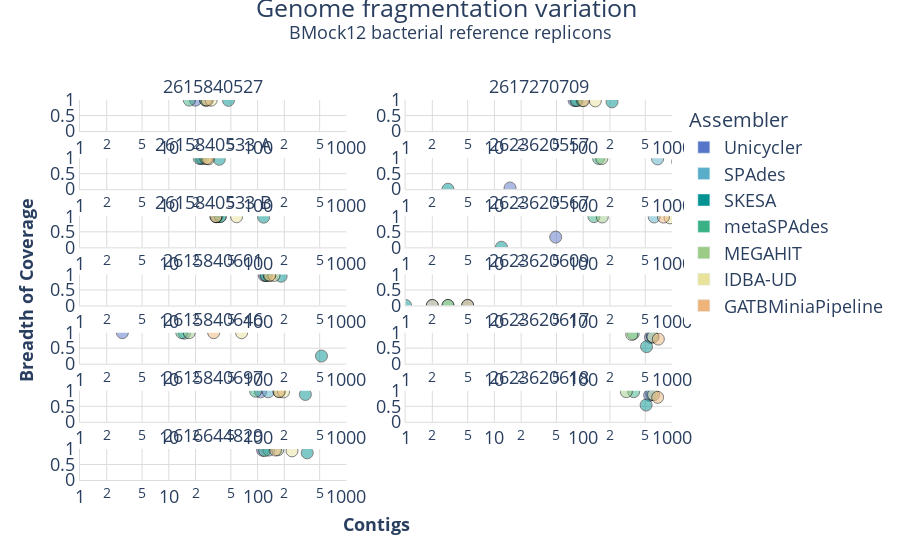

Notebook cell for this chart:
### Code cell
fig=make_subplots(rows=7, cols=2, subplot_titles=PLOT_SUBTITLES,
                 shared_yaxes=True, shared_xaxes=True, x_title="<b>Contigs", y_title="<b>Breadth of Coverage")
row=1
col=1


for reference in sorted(df['Reference'].unique()):
    print('--' + reference)
    i=0
    print(row, col)
    for assembler in sorted(df['Assembler'].unique(), key=lambda v: v.upper(), reverse=True):
        print('---' + assembler)
        showlegend=True if col==1 and row==1 else False
        
        contigs = list(df['Contigs'][(df['Assembler'] == assembler) & (df['Reference'] == reference)])
        boc = list(df['Breadth of Coverage'][(df['Assembler'] == assembler) & (df['Reference'] == reference)])
        if contigs: #list not empty
            for x, y in zip(contigs, boc):
                print(x, y)
                fig.add_trace(go.Scatter(x=[x],
                                         y=[y],
                                         name=assembler, marker=dict(color=COLOURS[i], size=12,opacity=0.5,
                                                                     line=dict(color='black',width=1)), 
                                         showlegend=False, opacity=1),
                              col=col, row=row)
        i+=1
    if row == 7:
        row = 1
        col += 1
    else:
        row += 1

fig.update_layout(plot_bgcolor='rgb(255,255,255)')
fig.update_layout(title=dict(text='Genome fragmentation variation <br><sup>BMock12 bacterial reference replicons</sup><br>',
                             x=0.5,
                             y=0.97,
                             xanchor='center',
                             yanchor='top'),
                 font=dict(size=18))
fig.update_xaxes(showline=True, linewidth=1, linecolor='#DCDCDC', gridcolor='#DCDCDC', rangemode='tozero', type='log', range=[0,3])
fig.update_yaxes(showline=True, linewidth=1, linecolor='#DCDCDC', gridcolor='#DCDCDC', range=[0, 1])

for i in fig['layout']['annotations']:
    i['font']['size'] = 18

fig.update_layout(xaxis_showticklabels=True, xaxis2_showticklabels=True, xaxis3_showticklabels=True, xaxis4_showticklabels=True, xaxis5_showticklabels=True,  xaxis6_showticklabels=True,  xaxis7_showticklabels=True,  xaxis8_showticklabels=True,
                  xaxis9_showticklabels=True, xaxis10_showticklabels=True, xaxis11_showticklabels=True, xaxis12_showticklabels=True)
fig.update_layout(yaxis_showticklabels=True, yaxis2_showticklabels=True, yaxis3_showticklabels=True, yaxis4_showticklabels=True, yaxis5_showticklabels=True,  yaxis6_showticklabels=True,  yaxis7_showticklabels=True,  yaxis8_showticklabels=True,
                  yaxis9_showticklabels=True, yaxis10_showticklabels=True, yaxis11_showticklabels=True, yaxis12_showticklabels=True)


# just for display purpose, create traces so that legend contains colors.  does not connect graph

legend_trace = [go.Bar(name=assembler, x=[-10], marker_color=c, showlegend=True,  legendgroup="Assemblers", legendgrouptitle_text="Assembler")
        for assembler,c in zip(sorted(df['Assembler'].unique(), key=lambda v: v.upper(), reverse=True),COLOURS)]
    
fig.update_traces(showlegend=False).add_traces(legend_trace)

fig.show()
plot(fig, filename='Plots/BMock12/Genome fragmentation.html', auto_open=False)

### Figure 1 — Plotly figure (JSON) as saved in the notebook; plotly's stock layout.template omitted (floating-point values rounded to 4 significant figures)
{"data": [{"marker": {"color": "#5876c8", "line": {"color": "black", "width": 1}, "opacity": 0.5, "size": 12}, "name": "Unicycler", "opacity": 1, "showlegend": false, "type": "scatter", "x": [20], "xaxis": "x", "y": [0.9955], "yaxis": "y"}, {"marker": {"color": "#58AEC8", "line": {"color": "black", "width": 1}, "opacity": 0.5, "size": 12}, "name": "SPAdes", "opacity": 1, "showlegend": false, "type": "scatter", "x": [26], "xaxis": "x", "y": [0.9962], "yaxis": "y"}, {"marker": {"color": "#009392", "line": {"color": "black", "width": 1}, "opacity": 0.5, "size": 12}, "name": "SKESA", "opacity": 1, "showlegend": false, "type": "scatter", "x": [47], "xaxis": "x", "y": [0.9879], "yaxis": "y"}, {"marker": {"color": "#39B185", "line": {"color": "black", "width": 1}, "opacity": 0.5, "size": 12}, "name": "metaSPAdes", "opacity": 1, "showlegend": false, "type": "scatter", "x": [17], "xaxis": "x", "y": [0.9974], "yaxis": "y"}, {"marker": {"color": "#9CCB86", "line": {"color": "black", "width": 1}, "opacity": 0.5, "size": 12}, "name": "MEGAHIT", "opacity": 1, "showlegend": false, "type": "scatter", "x": [26], "xaxis": "x", "y": [0.9973], "yaxis": "y"}, {"marker": {"color": "#E9E29C", "line": {"color": "black", "width": 1}, "opacity": 0.5, "size": 12}, "name": "IDBA-UD", "opacity": 1, "showlegend": false, "type": "scatter", "x": [30], "xaxis": "x", "y": [0.9951], "yaxis": "y"}, {"marker": {"color": "#EEB479", "line": {"color": "black", "width": 1}, "opacity": 0.5, "size": 12}, "name": "GATBMiniaPipeline", "opacity": 1, "showlegend": false, "type": "scatter", "x": [27], "xaxis": "x", "y": [0.9949], "yaxis": "y"}, {"marker": {"color": "#5876c8", "line": {"color": "black", "width": 1}, "opacity": 0.5, "size": 12}, "name": "Unicycler", "opacity": 1, "showlegend": false, "type": "scatter", "x": [23], "xaxis": "x3", "y": [0.992], "yaxis": "y3"}, {"marker": {"color": "#58AEC8", "line": {"color": "black", "width": 1}, "opacity": 0.5, "size": 12}, "name": "SPAdes", "opacity": 1, "showlegend": false, "type": "scatter", "x": [24], "xaxis": "x3", "y": [0.9926], "yaxis": "y3"}, {"marker": {"color": "#009392", "line": {"color": "black", "width": 1}, "opacity": 0.5, "size": 12}, "name": "SKESA", "opacity": 1, "showlegend": false, "type": "scatter", "x": [37], "xaxis": "x3", "y": [0.9633], "yaxis": "y3"}, {"marker": {"color": "#39B185", "line": {"color": "black", "width": 1}, "opacity": 0.5, "size": 12}, "name": "metaSPAdes", "opacity": 1, "showlegend": false, "type": "scatter", "x": [22], "xaxis": "x3", "y": [0.9952], "yaxis": "y3"}, {"marker": {"color": "#9CCB86", "line": {"color": "black", "width": 1}, "opacity": 0.5, "size": 12}, "name": "MEGAHIT", "opacity": 1, "showlegend": false, "type": "scatter", "x": [26], "xaxis": "x3", "y": [0.9944], "yaxis": "y3"}, {"marker": {"color": "#E9E29C", "line": {"color": "black", "width": 1}, "opacity": 0.5, "size": 12}, "name": "IDBA-UD", "opacity": 1, "showlegend": false, "type": "scatter", "x": [28], "xaxis": "x3", "y": [0.9764], "yaxis": "y3"}, {"marker": {"color": "#EEB479", "line": {"color": "black", "width": 1}, "opacity": 0.5, "size": 12}, "name": "GATBMiniaPipeline", "opacity": 1, "showlegend": false, "type": "scatter", "x": [27], "xaxis": "x3", "y": [0.9891], "yaxis": "y3"}, {"marker": {"color": "#5876c8", "line": {"color": "black", "width": 1}, "opacity": 0.5, "size": 12}, "name": "Unicycler", "opacity": 1, "showlegend": false, "type": "scatter", "x": [35], "xaxis": "x5", "y": [0.9893], "yaxis": "y5"}, {"marker": {"color": "#58AEC8", "line": {"color": "black", "width": 1}, "opacity": 0.5, "size": 12}, "name": "SPAdes", "opacity": 1, "showlegend": false, "type": "scatter", "x": [38], "xaxis": "x5", "y": [0.9929], "yaxis": "y5"}, {"marker": {"color": "#009392", "line": {"color": "black", "width": 1}, "opacity": 0.5, "size": 12}, "name": "SKESA", "opacity": 1, "showlegend": false, "type": "scatter", "x": [117], "xaxis": "x5", "y": [0.9732], "yaxis": "y5"}, {"marker": {"color": "#39B185", "line": {"color": "black", "width": 1}, "opacity": 0.5, "size": 12}, "name": "metaSPAdes", "opacity": 1, "showlegend": false, "type": "scatter", "x": [38], "xaxis": "x5", "y": [0.9935], "yaxis": "y5"}, {"marker": {"color": "#9CCB86", "line": {"color": "black", "width": 1}, "opacity": 0.5, "size": 12}, "name": "MEGAHIT", "opacity": 1, "showlegend": false, "type": "scatter", "x": [34], "xaxis": "x5", "y": [0.9869], "yaxis": "y5"}, {"marker": {"color": "#E9E29C", "line": {"color": "black", "width": 1}, "opacity": 0.5, "size": 12}, "name": "IDBA-UD", "opacity": 1, "showlegend": false, "type": "scatter", "x": [58], "xaxis": "x5", "y": [0.9862], "yaxis": "y5"}, {"marker": {"color": "#EEB479", "line": {"color": "black", "width": 1}, "opacity": 0.5, "size": 12}, "name": "GATBMiniaPipeline", "opacity": 1, "showlegend": false, "type": "scatter", "x": [34], "xaxis": "x5", "y": [0.989], "yaxis": "y5"}, {"marker": {"color": "#5876c8", "line": {"color": "black", "width": 1}, "opacity": 0.5, "size": 12}, "name": "Unicycler", "opacity": 1, "showlegend": false, "type": "scatter", "x": [119], "xaxis": "x7", "y": [0.9674], "yaxis": "y7"}, {"marker": {"color": "#58AEC8", "line": {"color": "black", "width": 1}, "opacity": 0.5, "size": 12}, "name": "SPAdes", "opacity": 1, "showlegend": false, "type": "scatter", "x": [126], "xaxis": "x7", "y": [0.9687], "yaxis": "y7"}, {"marker": {"color": "#009392", "line": {"color": "black", "width": 1}, "opacity": 0.5, "size": 12}, "name": "SKESA", "opacity": 1, "showlegend": false, "type": "scatter", "x": [184], "xaxis": "x7", "y": [0.9437], "yaxis": "y7"}, {"marker": {"color": "#39B185", "line": {"color": "black", "width": 1}, "opacity": 0.5, "size": 12}, "name": "metaSPAdes", "opacity": 1, "showlegend": false, "type": "scatter", "x": [124], "xaxis": "x7", "y": [0.9703], "yaxis": "y7"}, {"marker": {"color": "#9CCB86", "line": {"color": "black", "width": 1}, "opacity": 0.5, "size": 12}, "name": "MEGAHIT", "opacity": 1, "showlegend": false, "type": "scatter", "x": [135], "xaxis": "x7", "y": [0.9701], "yaxis": "y7"}, {"marker": {"color": "#E9E29C", "line": {"color": "black", "width": 1}, "opacity": 0.5, "size": 12}, "name": "IDBA-UD", "opacity": 1, "showlegend": false, "type": "scatter", "x": [153], "xaxis": "x7", "y": [0.9684], "yaxis": "y7"}, {"marker": {"color": "#EEB479", "line": {"color": "black", "width": 1}, "opacity": 0.5, "size": 12}, "name": "GATBMiniaPipeline", "opacity": 1, "showlegend": false, "type": "scatter", "x": [137], "xaxis": "x7", "y": [0.9729], "yaxis": "y7"}, {"marker": {"color": "#5876c8", "line": {"color": "black", "width": 1}, "opacity": 0.5, "size": 12}, "name": "Unicycler", "opacity": 1, "showlegend": false, "type": "scatter", "x": [3], "xaxis": "x9", "y": [0.9998], "yaxis": "y9"}, {"marker": {"color": "#58AEC8", "line": {"color": "black", "width": 1}, "opacity": 0.5, "size": 12}, "name": "SPAdes", "opacity": 1, "showlegend": false, "type": "scatter", "x": [15], "xaxis": "x9", "y": [0.9844], "yaxis": "y9"}, {"marker": {"color": "#009392", "line": {"color": "black", "width": 1}, "opacity": 0.5, "size": 12}, "name": "SKESA", "opacity": 1, "showlegend": false, "type": "scatter", "x": [524], "xaxis": "x9", "y": [0.2458], "yaxis": "y9"}, {"marker": {"color": "#39B185", "line": {"color": "black", "width": 1}, "opacity": 0.5, "size": 12}, "name": "metaSPAdes", "opacity": 1, "showlegend": false, "type": "scatter", "x": [14], "xaxis": "x9", "y": [0.9993], "yaxis": "y9"}, {"marker": {"color": "#9CCB86", "line": {"color": "black", "width": 1}, "opacity": 0.5, "size": 12}, "name": "MEGAHIT", "opacity": 1, "showlegend": false, "type": "scatter", "x": [17], "xaxis": "x9", "y": [0.9998], "yaxis": "y9"}, {"marker": {"color": "#E9E29C", "line": {"color": "black", "width": 1}, "opacity": 0.5, "size": 12}, "name": "IDBA-UD", "opacity": 1, "showlegend": false, "type": "scatter", "x": [66], "xaxis": "x9", "y": [0.998], "yaxis": "y9"}, {"marker": {"color": "#EEB479", "line": {"color": "black", "width": 1}, "opacity": 0.5, "size": 12}, "name": "GATBMiniaPipeline", "opacity": 1, "showlegend": false, "type": "scatter", "x": [32], "xaxis": "x9", "y": [0.9993], "yaxis": "y9"}, {"marker": {"color": "#5876c8", "line": {"color": "black", "width": 1}, "opacity": 0.5, "size": 12}, "name": "Unicycler", "opacity": 1, "showlegend": false, "type": "scatter", "x": [108], "xaxis": "x11", "y": [0.9662], "yaxis": "y11"}, {"marker": {"color": "#58AEC8", "line": {"color": "black", "width": 1}, "opacity": 0.5, "size": 12}, "name": "SPAdes", "opacity": 1, "showlegend": false, "type": "scatter", "x": [132], "xaxis": "x11", "y": [0.9696], "yaxis": "y11"}, {"marker": {"color": "#009392", "line": {"color": "black", "width": 1}, "opacity": 0.5, "size": 12}, "name": "SKESA", "opacity": 1, "showlegend": false, "type": "scatter", "x": [345], "xaxis": "x11", "y": [0.8822], "yaxis": "y11"}, {"marker": {"color": "#39B185", "line": {"color": "black", "width": 1}, "opacity": 0.5, "size": 12}, "name": "metaSPAdes", "opacity": 1, "showlegend": false, "type": "scatter", "x": [95], "xaxis": "x11", "y": [0.9856], "yaxis": "y11"}, {"marker": {"color": "#9CCB86", "line": {"color": "black", "width": 1}, "opacity": 0.5, "size": 12}, "name": "MEGAHIT", "opacity": 1, "showlegend": false, "type": "scatter", "x": [174], "xaxis": "x11", "y": [0.9782], "yaxis": "y11"}, {"marker": {"color": "#E9E29C", "line": {"color": "black", "width": 1}, "opacity": 0.5, "size": 12}, "name": "IDBA-UD", "opacity": 1, "showlegend": false, "type": "scatter", "x": [196], "xaxis": "x11", "y": [0.9664], "yaxis": "y11"}, {"marker": {"color": "#EEB479", "line": {"color": "black", "width": 1}, "opacity": 0.5, "size": 12}, "name": "GATBMiniaPipeline", "opacity": 1, "showlegend": false, "type": "scatter", "x": [175], "xaxis": "x11", "y": [0.9751], "yaxis": "y11"}, {"marker": {"color": "#5876c8", "line": {"color": "black", "width": 1}, "opacity": 0.5, "size": 12}, "name": "Unicycler", "opacity": 1, "showlegend": false, "type": "scatter", "x": [114], "xaxis": "x13", "y": [0.9608], "yaxis": "y13"}, {"marker": {"color": "#58AEC8", "line": {"color": "black", "width": 1}, "opacity": 0.5, "size": 12}, "name": "SPAdes", "opacity": 1, "showlegend": false, "type": "scatter", "x": [134], "xaxis": "x13", "y": [0.9655], "yaxis": "y13"}, {"marker": {"color": "#009392", "line": {"color": "black", "width": 1}, "opacity": 0.5, "size": 12}, "name": "SKESA", "opacity": 1, "showlegend": false, "type": "scatter", "x": [362], "xaxis": "x13", "y": [0.8747], "yaxis": "y13"}, {"marker": {"color": "#39B185", "line": {"color": "black", "width": 1}, "opacity": 0.5, "size": 12}, "name": "metaSPAdes", "opacity": 1, "showlegend": false, "type": "scatter", "x": [120], "xaxis": "x13", "y": [0.9469], "yaxis": "y13"}, {"marker": {"color": "#9CCB86", "line": {"color": "black", "width": 1}, "opacity": 0.5, "size": 12}, "name": "MEGAHIT", "opacity": 1, "showlegend": false, "type": "scatter", "x": [169], "xaxis": "x13", "y": [0.9752], "yaxis": "y13"}, {"marker": {"color": "#E9E29C", "line": {"color": "black", "width": 1}, "opacity": 0.5, "size": 12}, "name": "IDBA-UD", "opacity": 1, "showlegend": false, "type": "scatter", "x": [244], "xaxis": "x13", "y": [0.9396], "yaxis": "y13"}, {"marker": {"color": "#EEB479", "line": {"color": "black", "width": 1}, "opacity": 0.5, "size": 12}, "name": "GATBMiniaPipeline", "opacity": 1, "showlegend": false, "type": "scatter", "x": [159], "xaxis": "x13", "y": [0.9652], "yaxis": "y13"}, {"marker": {"color": "#5876c8", "line": {"color": "black", "width": 1}, "opacity": 0.5, "size": 12}, "name": "Unicycler", "opacity": 1, "showlegend": false, "type": "scatter", "x": [79], "xaxis": "x2", "y": [0.9853], "yaxis": "y2"}, {"marker": {"color": "#58AEC8", "line": {"color": "black", "width": 1}, "opacity": 0.5, "size": 12}, "name": "SPAdes", "opacity": 1, "showlegend": false, "type": "scatter", "x": [85], "xaxis": "x2", "y": [0.9815], "yaxis": "y2"}, {"marker": {"color": "#009392", "line": {"color": "black", "width": 1}, "opacity": 0.5, "size": 12}, "name": "SKESA", "opacity": 1, "showlegend": false, "type": "scatter", "x": [211], "xaxis": "x2", "y": [0.9397], "yaxis": "y2"}, {"marker": {"color": "#39B185", "line": {"color": "black", "width": 1}, "opacity": 0.5, "size": 12}, "name": "metaSPAdes", "opacity": 1, "showlegend": false, "type": "scatter", "x": [83], "xaxis": "x2", "y": [0.9848], "yaxis": "y2"}, {"marker": {"color": "#9CCB86", "line": {"color": "black", "width": 1}, "opacity": 0.5, "size": 12}, "name": "MEGAHIT", "opacity": 1, "showlegend": false, "type": "scatter", "x": [98], "xaxis": "x2", "y": [0.9785], "yaxis": "y2"}, {"marker": {"color": "#E9E29C", "line": {"color": "black", "width": 1}, "opacity": 0.5, "size": 12}, "name": "IDBA-UD", "opacity": 1, "showlegend": false, "type": "scatter", "x": [137], "xaxis": "x2", "y": [0.9711], "yaxis": "y2"}, {"marker": {"color": "#EEB479", "line": {"color": "black", "width": 1}, "opacity": 0.5, "size": 12}, "name": "GATBMiniaPipeline", "opacity": 1, "showlegend": false, "type": "scatter", "x": [101], "xaxis": "x2", "y": [0.9804], "yaxis": "y2"}, {"marker": {"color": "#5876c8", "line": {"color": "black", "width": 1}, "opacity": 0.5, "size": 12}, "name": "Unicycler", "opacity": 1, "showlegend": false, "type": "scatter", "x": [15], "xaxis": "x4", "y": [0.03857], "yaxis": "y4"}, {"marker": {"color": "#58AEC8", "line": {"color": "black", "width": 1}, "opacity": 0.5, "size": 12}, "name": "SPAdes", "opacity": 1, "showlegend": false, "type": "scatter", "x": [688], "xaxis": "x4", "y": [0.9764], "yaxis": "y4"}, {"marker": {"color": "#009392", "line": {"color": "black", "width": 1}, "opacity": 0.5, "size": 12}, "name": "SKESA", "opacity": 1, "showlegend": false, "type": "scatter", "x": [3], "xaxis": "x4", "y": [0.0006228], "yaxis": "y4"}, {"marker": {"color": "#39B185", "line": {"color": "black", "width": 1}, "opacity": 0.5, "size": 12}, "name": "metaSPAdes", "opacity": 1, "showlegend": false, "type": "scatter", "x": [149], "xaxis": "x4", "y": [0.9907], "yaxis": "y4"}, {"marker": {"color": "#9CCB86", "line": {"color": "black", "width": 1}, "opacity": 0.5, "size": 12}, "name": "MEGAHIT", "opacity": 1, "showlegend": false, "type": "scatter", "x": [162], "xaxis": "x4", "y": [0.9862], "yaxis": "y4"}, {"marker": {"color": "#E9E29C", "line": {"color": "black", "width": 1}, "opacity": 0.5, "size": 12}, "name": "IDBA-UD", "opacity": 1, "showlegend": false, "type": "scatter", "x": [1159], "xaxis": "x4", "y": [0.8872], "yaxis": "y4"}, {"marker": {"color": "#EEB479", "line": {"color": "black", "width": 1}, "opacity": 0.5, "size": 12}, "name": "GATBMiniaPipeline", "opacity": 1, "showlegend": false, "type": "scatter", "x": [1186], "xaxis": "x4", "y": [0.9562], "yaxis": "y4"}, {"marker": {"color": "#5876c8", "line": {"color": "black", "width": 1}, "opacity": 0.5, "size": 12}, "name": "Unicycler", "opacity": 1, "showlegend": false, "type": "scatter", "x": [49], "xaxis": "x6", "y": [0.3309], "yaxis": "y6"}, {"marker": {"color": "#58AEC8", "line": {"color": "black", "width": 1}, "opacity": 0.5, "size": 12}, "name": "SPAdes", "opacity": 1, "showlegend": false, "type": "scatter", "x": [630], "xaxis": "x6", "y": [0.9791], "yaxis": "y6"}, {"marker": {"color": "#009392", "line": {"color": "black", "width": 1}, "opacity": 0.5, "size": 12}, "name": "SKESA", "opacity": 1, "showlegend": false, "type": "scatter", "x": [12], "xaxis": "x6", "y": [0.004473], "yaxis": "y6"}, {"marker": {"color": "#39B185", "line": {"color": "black", "width": 1}, "opacity": 0.5, "size": 12}, "name": "metaSPAdes", "opacity": 1, "showlegend": false, "type": "scatter", "x": [132], "xaxis": "x6", "y": [0.9907], "yaxis": "y6"}, {"marker": {"color": "#9CCB86", "line": {"color": "black", "width": 1}, "opacity": 0.5, "size": 12}, "name": "MEGAHIT", "opacity": 1, "showlegend": false, "type": "scatter", "x": [164], "xaxis": "x6", "y": [0.9788], "yaxis": "y6"}, {"marker": {"color": "#E9E29C", "line": {"color": "black", "width": 1}, "opacity": 0.5, "size": 12}, "name": "IDBA-UD", "opacity": 1, "showlegend": false, "type": "scatter", "x": [951], "xaxis": "x6", "y": [0.9511], "yaxis": "y6"}, {"marker": {"color": "#EEB479", "line": {"color": "black", "width": 1}, "opacity": 0.5, "size": 12}, "name": "GATBMiniaPipeline", "opacity": 1, "showlegend": false, "type": "scatter", "x": [801], "xaxis": "x6", "y": [0.9759], "yaxis": "y6"}, {"marker": {"color": "#5876c8", "line": {"color": "black", "width": 1}, "opacity": 0.5, "size": 12}, "name": "Unicycler", "opacity": 1, "showlegend": false, "type": "scatter", "x": [2], "xaxis": "x8", "y": [0.001416], "yaxis": "y8"}, {"marker": {"color": "#58AEC8", "line": {"color": "black", "width": 1}, "opacity": 0.5, "size": 12}, "name": "SPAdes", "opacity": 1, "showlegend": false, "type": "scatter", "x": [5], "xaxis": "x8", "y": [0.002488], "yaxis": "y8"}, {"marker": {"color": "#009392", "line": {"color": "black", "width": 1}, "opacity": 0.5, "size": 12}, "name": "SKESA", "opacity": 1, "showlegend": false, "type": "scatter", "x": [1], "xaxis": "x8", "y": [4.151e-05], "yaxis": "y8"}, {"marker": {"color": "#39B185", "line": {"color": "black", "width": 1}, "opacity": 0.5, "size": 12}, "name": "metaSPAdes", "opacity": 1, "showlegend": false, "type": "scatter", "x": [3], "xaxis": "x8", "y": [0.001853], "yaxis": "y8"}, {"marker": {"color": "#9CCB86", "line": {"color": "black", "width": 1}, "opacity": 0.5, "size": 12}, "name": "MEGAHIT", "opacity": 1, "showlegend": false, "type": "scatter", "x": [3], "xaxis": "x8", "y": [0.00152], "yaxis": "y8"}, {"marker": {"color": "#E9E29C", "line": {"color": "black", "width": 1}, "opacity": 0.5, "size": 12}, "name": "IDBA-UD", "opacity": 1, "showlegend": false, "type": "scatter", "x": [2], "xaxis": "x8", "y": [0.001396], "yaxis": "y8"}, {"marker": {"color": "#EEB479", "line": {"color": "black", "width": 1}, "opacity": 0.5, "size": 12}, "name": "GATBMiniaPipeline", "opacity": 1, "showlegend": false, "type": "scatter", "x": [5], "xaxis": "x8", "y": [0.002546], "yaxis": "y8"}, {"marker": {"color": "#5876c8", "line": {"color": "black", "width": 1}, "opacity": 0.5, "size": 12}, "name": "Unicycler", "opacity": 1, "showlegend": false, "type": "scatter", "x": [572], "xaxis": "x10", "y": [0.8496], "yaxis": "y10"}, {"marker": {"color": "#58AEC8", "line": {"color": "black", "width": 1}, "opacity": 0.5, "size": 12}, "name": "SPAdes", "opacity": 1, "showlegend": false, "type": "scatter", "x": [600], "xaxis": "x10", "y": [0.8872], "yaxis": "y10"}, {"marker": {"color": "#009392", "line": {"color": "black", "width": 1}, "opacity": 0.5, "size": 12}, "name": "SKESA", "opacity": 1, "showlegend": false, "type": "scatter", "x": [517], "xaxis": "x10", "y": [0.5492], "yaxis": "y10"}, {"marker": {"color": "#39B185", "line": {"color": "black", "width": 1}, "opacity": 0.5, "size": 12}, "name": "metaSPAdes", "opacity": 1, "showlegend": false, "type": "scatter", "x": [366], "xaxis": "x10", "y": [0.966], "yaxis": "y10"}, {"marker": {"color": "#9CCB86", "line": {"color": "black", "width": 1}, "opacity": 0.5, "size": 12}, "name": "MEGAHIT", "opacity": 1, "showlegend": false, "type": "scatter", "x": [352], "xaxis": "x10", "y": [0.9393], "yaxis": "y10"}, {"marker": {"color": "#E9E29C", "line": {"color": "black", "width": 1}, "opacity": 0.5, "size": 12}, "name": "IDBA-UD", "opacity": 1, "showlegend": false, "type": "scatter", "x": [610], "xaxis": "x10", "y": [0.8559], "yaxis": "y10"}, {"marker": {"color": "#EEB479", "line": {"color": "black", "width": 1}, "opacity": 0.5, "size": 12}, "name": "GATBMiniaPipeline", "opacity": 1, "showlegend": false, "type": "scatter", "x": [702], "xaxis": "x10", "y": [0.793], "yaxis": "y10"}, {"marker": {"color": "#5876c8", "line": {"color": "black", "width": 1}, "opacity": 0.5, "size": 12}, "name": "Unicycler", "opacity": 1, "showlegend": false, "type": "scatter", "x": [560], "xaxis": "x12", "y": [0.8575], "yaxis": "y12"}, {"marker": {"color": "#58AEC8", "line": {"color": "black", "width": 1}, "opacity": 0.5, "size": 12}, "name": "SPAdes", "opacity": 1, "showlegend": false, "type": "scatter", "x": [593], "xaxis": "x12", "y": [0.8923], "yaxis": "y12"}, {"marker": {"color": "#009392", "line": {"color": "black", "width": 1}, "opacity": 0.5, "size": 12}, "name": "SKESA", "opacity": 1, "showlegend": false, "type": "scatter", "x": [511], "xaxis": "x12", "y": [0.541], "yaxis": "y12"}, {"marker": {"color": "#39B185", "line": {"color": "black", "width": 1}, "opacity": 0.5, "size": 12}, "name": "metaSPAdes", "opacity": 1, "showlegend": false, "type": "scatter", "x": [370], "xaxis": "x12", "y": [0.9726], "yaxis": "y12"}, {"marker": {"color": "#9CCB86", "line": {"color": "black", "width": 1}, "opacity": 0.5, "size": 12}, "name": "MEGAHIT", "opacity": 1, "showlegend": false, "type": "scatter", "x": [306], "xaxis": "x12", "y": [0.9708], "yaxis": "y12"}, {"marker": {"color": "#E9E29C", "line": {"color": "black", "width": 1}, "opacity": 0.5, "size": 12}, "name": "IDBA-UD", "opacity": 1, "showlegend": false, "type": "scatter", "x": [619], "xaxis": "x12", "y": [0.8735], "yaxis": "y12"}, {"marker": {"color": "#EEB479", "line": {"color": "black", "width": 1}, "opacity": 0.5, "size": 12}, "name": "GATBMiniaPipeline", "opacity": 1, "showlegend": false, "type": "scatter", "x": [689], "xaxis": "x12", "y": [0.7903], "yaxis": "y12"}, {"legendgroup": "Assemblers", "legendgrouptitle": {"text": "Assembler"}, "marker": {"color": "#5876c8"}, "name": "Unicycler", "showlegend": true, "type": "bar", "x": [-10]}, {"legendgroup": "Assemblers", "legendgrouptitle": {"text": "Assembler"}, "marker": {"color": "#58AEC8"}, "name": "SPAdes", "showlegend": true, "type": "bar", "x": [-10]}, {"legendgroup": "Assemblers", "legendgrouptitle": {"text": "Assembler"}, "marker": {"color": "#009392"}, "name": "SKESA", "showlegend": true, "type": "bar", "x": [-10]}, {"legendgroup": "Assemblers", "legendgrouptitle": {"text": "Assembler"}, "marker": {"color": "#39B185"}, "name": "metaSPAdes", "showlegend": true, "type": "bar", "x": [-10]}, {"legendgroup": "Assemblers", "legendgrouptitle": {"text": "Assembler"}, "marker": {"color": "#9CCB86"}, "name": "MEGAHIT", "showlegend": true, "type": "bar", "x": [-10]}, {"legendgroup": "Assemblers", "legendgrouptitle": {"text": "Assembler"}, "marker": {"color": "#E9E29C"}, "name": "IDBA-UD", "showlegend": true, "type": "bar", "x": [-10]}, {"legendgroup": "Assemblers", "legendgrouptitle": {"text": "Assembler"}, "marker": {"color": "#EEB479"}, "name": "GATBMiniaPipeline", "showlegend": true, "type": "bar", "x": [-10]}], "layout": {"annotations": [{"font": {"size": 18}, "showarrow": false, "text": "2615840527", "x": 0.225, "xanchor": "center", "xref": "paper", "y": 1.0, "yanchor": "bottom", "yref": "paper"}, {"font": {"size": 18}, "showarrow": false, "text": "2617270709", "x": 0.775, "xanchor": "center", "xref": "paper", "y": 1.0, "yanchor": "bottom", "yref": "paper"}, {"font": {"size": 18}, "showarrow": false, "text": "2615840533 A", "x": 0.225, "xanchor": "center", "xref": "paper", "y": 0.8469, "yanchor": "bottom", "yref": "paper"}, {"font": {"size": 18}, "showarrow": false, "text": "2623620557", "x": 0.775, "xanchor": "center", "xref": "paper", "y": 0.8469, "yanchor": "bottom", "yref": "paper"}, {"font": {"size": 18}, "showarrow": false, "text": "2615840533 B", "x": 0.225, "xanchor": "center", "xref": "paper", "y": 0.6939, "yanchor": "bottom", "yref": "paper"}, {"font": {"size": 18}, "showarrow": false, "text": "2623620567", "x": 0.775, "xanchor": "center", "xref": "paper", "y": 0.6939, "yanchor": "bottom", "yref": "paper"}, {"font": {"size": 18}, "showarrow": false, "text": "2615840601", "x": 0.225, "xanchor": "center", "xref": "paper", "y": 0.5408, "yanchor": "bottom", "yref": "paper"}, {"font": {"size": 18}, "showarrow": false, "text": "2623620609", "x": 0.775, "xanchor": "center", "xref": "paper", "y": 0.5408, "yanchor": "bottom", "yref": "paper"}, {"font": {"size": 18}, "showarrow": false, "text": "2615840646", "x": 0.225, "xanchor": "center", "xref": "paper", "y": 0.3878, "yanchor": "bottom", "yref": "paper"}, {"font": {"size": 18}, "showarrow": false, "text": "2623620617", "x": 0.775, "xanchor": "center", "xref": "paper", "y": 0.3878, "yanchor": "bottom", "yref": "paper"}, {"font": {"size": 18}, "showarrow": false, "text": "2615840697", "x": 0.225, "xanchor": "center", "xref": "paper", "y": 0.2347, "yanchor": "bottom", "yref": "paper"}, {"font": {"size": 18}, "showarrow": false, "text": "2623620618", "x": 0.775, "xanchor": "center", "xref": "paper", "y": 0.2347, "yanchor": "bottom", "yref": "paper"}, {"font": {"size": 18}, "showarrow": false, "text": "2616644829", "x": 0.225, "xanchor": "center", "xref": "paper", "y": 0.08163, "yanchor": "bottom", "yref": "paper"}, {"font": {"size": 18}, "showarrow": false, "text": "<b>Contigs", "x": 0.5, "xanchor": "center", "xref": "paper", "y": 0, "yanchor": "top", "yref": "paper", "yshift": -30}, {"font": {"size": 18}, "showarrow": false, "text": "<b>Breadth of Coverage", "textangle": -90, "x": 0, "xanchor": "right", "xref": "paper", "xshift": -40, "y": 0.5, "yanchor": "middle", "yref": "paper"}], "font": {"size": 18}, "plot_bgcolor": "rgb(255,255,255)", "title": {"text": "Genome fragmentation variation <br><sup>BMock12 bacterial reference replicons</sup><br>", "x": 0.5, "xanchor": "center", "y": 0.97, "yanchor": "top"}, "xaxis": {"anchor": "y", "domain": [0, 0.45], "gridcolor": "#DCDCDC", "linecolor": "#DCDCDC", "linewidth": 1, "matches": "x13", "range": [0, 3], "rangemode": "tozero", "showline": true, "showticklabels": true, "type": "log"}, "xaxis10": {"anchor": "y10", "domain": [0.55, 1], "gridcolor": "#DCDCDC", "linecolor": "#DCDCDC", "linewidth": 1, "matches": "x14", "range": [0, 3], "rangemode": "tozero", "showline": true, "showticklabels": true, "type": "log"}, "xaxis11": {"anchor": "y11", "domain": [0, 0.45], "gridcolor": "#DCDCDC", "linecolor": "#DCDCDC", "linewidth": 1, "matches": "x13", "range": [0, 3], "rangemode": "tozero", "showline": true, "showticklabels": true, "type": "log"}, "xaxis12": {"anchor": "y12", "domain": [0.55, 1], "gridcolor": "#DCDCDC", "linecolor": "#DCDCDC", "linewidth": 1, "matches": "x14", "range": [0, 3], "rangemode": "tozero", "showline": true, "showticklabels": true, "type": "log"}, "xaxis13": {"anchor": "y13", "domain": [0, 0.45], "gridcolor": "#DCDCDC", "linecolor": "#DCDCDC", "linewidth": 1, "range": [0, 3], "rangemode": "tozero", "showline": true, "type": "log"}, "xaxis14": {"anchor": "y14", "domain": [0.55, 1], "gridcolor": "#DCDCDC", "linecolor": "#DCDCDC", "linewidth": 1, "range": [0, 3], "rangemode": "tozero", "showline": true, "type": "log"}, "xaxis2": {"anchor": "y2", "domain": [0.55, 1], "gridcolor": "#DCDCDC", "linecolor": "#DCDCDC", "linewidth": 1, "matches": "x14", "range": [0, 3], "rangemode": "tozero", "showline": true, "showticklabels": true, "type": "log"}, "xaxis3": {"anchor": "y3", "domain": [0, 0.45], "gridcolor": "#DCDCDC", "linecolor": "#DCDCDC", "linewidth": 1, "matches": "x13", "range": [0, 3], "rangemode": "tozero", "showline": true, "showticklabels": true, "type": "log"}, "xaxis4": {"anchor": "y4", "domain": [0.55, 1], "gridcolor": "#DCDCDC", "linecolor": "#DCDCDC", "linewidth": 1, "matches": "x14", "range": [0, 3], "rangemode": "tozero", "showline": true, "showticklabels": true, "type": "log"}, "xaxis5": {"anchor": "y5", "domain": [0, 0.45], "gridcolor": "#DCDCDC", "linecolor": "#DCDCDC", "linewidth": 1, "matches": "x13", "range": [0, 3], "rangemode": "tozero", "showline": true, "showticklabels": true, "type": "log"}, "xaxis6": {"anchor": "y6", "domain": [0.55, 1], "gridcolor": "#DCDCDC", "linecolor": "#DCDCDC", "linewidth": 1, "matches": "x14", "range": [0, 3], "rangemode": "tozero", "showline": true, "showticklabels": true, "type": "log"}, "xaxis7": {"anchor": "y7", "domain": [0, 0.45], "gridcolor": "#DCDCDC", "linecolor": "#DCDCDC", "linewidth": 1, "matches": "x13", "range": [0, 3], "rangemode": "tozero", "showline": true, "showticklabels": true, "type": "log"}, "xaxis8": {"anchor": "y8", "domain": [0.55, 1], "gridcolor": "#DCDCDC", "linecolor": "#DCDCDC", "linewidth": 1, "matches": "x14", "range": [0, 3], "rangemode": "tozero", "showline": true, "showticklabels": true, "type": "log"}, "xaxis9": {"anchor": "y9", "domain": [0, 0.45], "gridcolor": "#DCDCDC", "linecolor": "#DCDCDC", "linewidth": 1, "matches": "x13", "range": [0, 3], "rangemode": "tozero", "showline": true, "showticklabels": true, "type": "log"}, "yaxis": {"anchor": "x", "domain": [0.9184, 1.0], "gridcolor": "#DCDCDC", "linecolor": "#DCDCDC", "linewidth": 1, "range": [0, 1], "showline": true, "showticklabels": true}, "yaxis10": {"anchor": "x10", "domain": [0.3061, 0.3878], "gridcolor": "#DCDCDC", "linecolor": "#DCDCDC", "linewidth": 1, "matches": "y9", "range": [0, 1], "showline": true, "showticklabels": true}, "yaxis11": {"anchor": "x11", "domain": [0.1531, 0.2347], "gridcolor": "#DCDCDC", "linecolor": "#DCDCDC", "linewidth": 1, "range": [0, 1], "showline": true, "showticklabels": true}, "yaxis12": {"anchor": "x12", "domain": [0.1531, 0.2347], "gridcolor": "#DCDCDC", "linecolor": "#DCDCDC", "linewidth": 1, "matches": "y11", "range": [0, 1], "showline": true, "showticklabels": true}, "yaxis13": {"anchor": "x13", "domain": [0, 0.08163], "gridcolor": "#DCDCDC", "linecolor": "#DCDCDC", "linewidth": 1, "range": [0, 1], "showline": true}, "yaxis14": {"anchor": "x14", "domain": [0, 0.08163], "gridcolor": "#DCDCDC", "linecolor": "#DCDCDC", "linewidth": 1, "matches": "y13", "range": [0, 1], "showline": true, "showticklabels": false}, "yaxis2": {"anchor": "x2", "domain": [0.9184, 1.0], "gridcolor": "#DCDCDC", "linecolor": "#DCDCDC", "linewidth": 1, "matches": "y", "range": [0, 1], "showline": true, "showticklabels": true}, "yaxis3": {"anchor": "x3", "domain": [0.7653, 0.8469], "gridcolor": "#DCDCDC", "linecolor": "#DCDCDC", "linewidth": 1, "range": [0, 1], "showline": true, "showticklabels": true}, "yaxis4": {"anchor": "x4", "domain": [0.7653, 0.8469], "gridcolor": "#DCDCDC", "linecolor": "#DCDCDC", "linewidth": 1, "matches": "y3", "range": [0, 1], "showline": true, "showticklabels": true}, "yaxis5": {"anchor": "x5", "domain": [0.6122, 0.6939], "gridcolor": "#DCDCDC", "linecolor": "#DCDCDC", "linewidth": 1, "range": [0, 1], "showline": true, "showticklabels": true}, "yaxis6": {"anchor": "x6", "domain": [0.6122, 0.6939], "gridcolor": "#DCDCDC", "linecolor": "#DCDCDC", "linewidth": 1, "matches": "y5", "range": [0, 1], "showline": true, "showticklabels": true}, "yaxis7": {"anchor": "x7", "domain": [0.4592, 0.5408], "gridcolor": "#DCDCDC", "linecolor": "#DCDCDC", "linewidth": 1, "range": [0, 1], "showline": true, "showticklabels": true}, "yaxis8": {"anchor": "x8", "domain": [0.4592, 0.5408], "gridcolor": "#DCDCDC", "linecolor": "#DCDCDC", "linewidth": 1, "matches": "y7", "range": [0, 1], "showline": true, "showticklabels": true}, "yaxis9": {"anchor": "x9", "domain": [0.3061, 0.3878], "gridcolor": "#DCDCDC", "linecolor": "#DCDCDC", "linewidth": 1, "range": [0, 1], "showline": true, "showticklabels": true}}}
